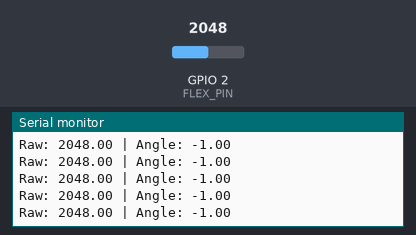
A sketch run on a simulated ESP32. Shown: the last lines printed to the serial monitor. The inputs (shaded band) are chosen by the test bench; at power-on: GPIO 2 (FLEX_PIN) = 2048 (analog values on the 0–4095 scale).

Above: at 13.2 s.
13.3 s: GPIO 2 (FLEX_PIN) set to 2866
At 13.34 s:
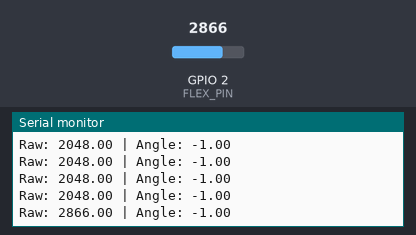
14.8 s: GPIO 2 (FLEX_PIN) set to 3603
At 14.85 s:
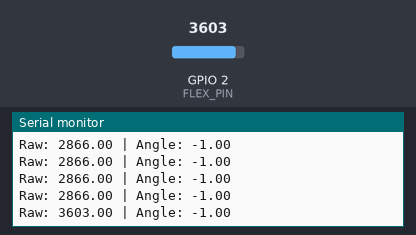
Timing chart, 0 to 17.8 s (numbered marks = the images above; inputs shaded):
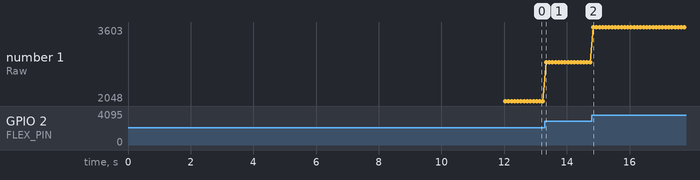

Measured:
- after the input at 13.3 s, the serial monitor: prints a new line at once (image 1)
- after the input at 14.8 s, the serial monitor: prints a new line at once (image 2)
- plotted number 1: 2048 → 2866 after the input at 13.3 s, 2866 → 3603 after the input at 14.8 s

The sketch:

codingesp.ino
```cpp
const int FLEX_PIN = 2;  // GPIO 2
const int SAMPLES = 100;  // Number of samples for calibration
const int CALIBRATION_DELAY = 5000;  // 5 seconds delay

// Variables for calibration
float minValue = 4095;  // Maximum ADC value for ESP32
float maxValue = 0;
float voltage, angle;

void setup() {
  Serial.begin(115200);
  analogReadResolution(12);  // ESP32 has 12-bit ADC

  Serial.println("Flex Sensor Calibration");
  Serial.println("1. Keep the sensor straight");
  Serial.println("2. Wait for 5 seconds");
  Serial.println("3. Bend the sensor to maximum angle");
  Serial.println("4. Wait for 5 seconds");

  // Calibration for straight position
  delay(CALIBRATION_DELAY);
  Serial.println("Calibrating straight position...");
  for(int i = 0; i < SAMPLES; i++) {
    float reading = analogRead(FLEX_PIN);
    minValue = min(minValue, reading);
    delay(10);
  }

  Serial.println("Now bend the sensor to maximum position");
  delay(CALIBRATION_DELAY);
  Serial.println("Calibrating bent position...");
  for(int i = 0; i < SAMPLES; i++) {
    float reading = analogRead(FLEX_PIN);
    maxValue = max(maxValue, reading);
    delay(10);
  }

  Serial.println("\nCalibration Complete!");
  Serial.println("Min Value (Straight): " + String(minValue));
  Serial.println("Max Value (Bent): " + String(maxValue));
}

void loop() {
  // Read sensor and map to angle
  float reading = analogRead(FLEX_PIN);
  angle = map(reading, minValue, maxValue, 0, 90);  // Assuming 90 degree max bend

  // Print values
  Serial.print("Raw: ");
  Serial.print(reading);
  Serial.print(" | Angle: ");
  Serial.println(angle);

  delay(100);
}
```
